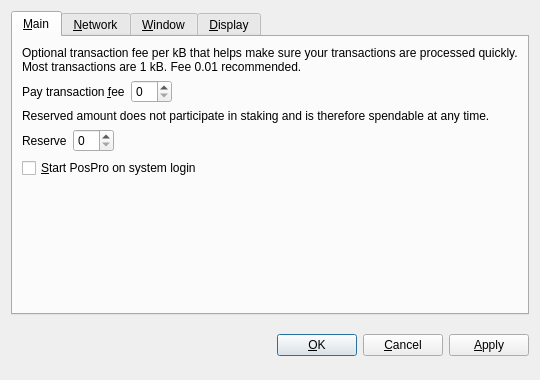
<?xml version="1.0" encoding="UTF-8"?>
<ui version="4.0">
 <class>OptionsDialog</class>
 <widget class="QDialog" name="OptionsDialog">
  <property name="geometry">
   <rect>
    <x>0</x>
    <y>0</y>
    <width>540</width>
    <height>380</height>
   </rect>
  </property>
  <property name="windowTitle">
   <string>Options</string>
  </property>
  <property name="modal">
   <bool>true</bool>
  </property>
  <layout class="QVBoxLayout" name="verticalLayout">
   <item>
    <widget class="QTabWidget" name="tabWidget">
     <property name="tabPosition">
      <enum>QTabWidget::North</enum>
     </property>
     <property name="currentIndex">
      <number>0</number>
     </property>
     <widget class="QWidget" name="tabMain">
      <attribute name="title">
       <string>&amp;Main</string>
      </attribute>
      <layout class="QVBoxLayout" name="verticalLayout_Main">
       <item>
        <widget class="QLabel" name="transactionFeeInfoLabel">
         <property name="text">
          <string>Optional transaction fee per kB that helps make sure your transactions are processed quickly. Most transactions are 1 kB. Fee 0.01 recommended.</string>
         </property>
         <property name="textFormat">
          <enum>Qt::PlainText</enum>
         </property>
         <property name="wordWrap">
          <bool>true</bool>
         </property>
        </widget>
       </item>
       <item>
        <layout class="QHBoxLayout" name="horizontalLayoutFee">
         <item>
          <widget class="QLabel" name="transactionFeeLabel">
           <property name="text">
            <string>Pay transaction &amp;fee</string>
           </property>
           <property name="textFormat">
            <enum>Qt::PlainText</enum>
           </property>
           <property name="buddy">
            <cstring>transactionFee</cstring>
           </property>
          </widget>
         </item>
         <item>
          <widget class="BitcoinAmountField" name="transactionFee"/>
         </item>
         <item>
          <spacer name="horizontalSpacerFee">
           <property name="orientation">
            <enum>Qt::Horizontal</enum>
           </property>
           <property name="sizeHint" stdset="0">
            <size>
             <width>40</width>
             <height>20</height>
            </size>
           </property>
          </spacer>
         </item>
        </layout>
       </item>
       <item>
        <widget class="QLabel" name="reserveBalanceInfoLabel">
         <property name="text">
          <string>Reserved amount does not participate in staking and is therefore spendable at any time.</string>
         </property>
         <property name="textFormat">
          <enum>Qt::PlainText</enum>
         </property>
         <property name="wordWrap">
          <bool>true</bool>
         </property>
        </widget>
       </item>
       <item>
        <layout class="QHBoxLayout" name="horizontalLayoutReserveBalance">
         <item>
          <widget class="QLabel" name="reserveBalanceLabel">
           <property name="text">
            <string>Reserve</string>
           </property>
           <property name="textFormat">
            <enum>Qt::PlainText</enum>
           </property>
           <property name="buddy">
            <cstring>reserveBalance</cstring>
           </property>
          </widget>
         </item>
         <item>
          <widget class="BitcoinAmountField" name="reserveBalance"/>
         </item>
         <item>
          <spacer name="horizontalSpacerReserveBalance">
           <property name="orientation">
            <enum>Qt::Horizontal</enum>
           </property>
           <property name="sizeHint" stdset="0">
            <size>
             <width>40</width>
             <height>20</height>
            </size>
           </property>
          </spacer>
         </item>
        </layout>
       </item>
       <item>
        <widget class="QCheckBox" name="bitcoinAtStartup">
         <property name="toolTip">
          <string>Automatically start PosPro after logging in to the system.</string>
         </property>
         <property name="text">
          <string>&amp;Start PosPro on system login</string>
         </property>
        </widget>
       </item>
       <item>
        <spacer name="verticalSpacer_Main">
         <property name="orientation">
          <enum>Qt::Vertical</enum>
         </property>
         <property name="sizeHint" stdset="0">
          <size>
           <width>20</width>
           <height>40</height>
          </size>
         </property>
        </spacer>
       </item>
      </layout>
     </widget>
     <widget class="QWidget" name="tabNetwork">
      <attribute name="title">
       <string>&amp;Network</string>
      </attribute>
      <layout class="QVBoxLayout" name="verticalLayout_Network">
       <item>
        <widget class="QCheckBox" name="mapPortUpnp">
         <property name="toolTip">
          <string>Automatically open the PosPro client port on the router. This only works when your router supports UPnP and it is enabled.</string>
         </property>
         <property name="text">
          <string>Map port using &amp;UPnP</string>
         </property>
        </widget>
       </item>
       <item>
        <widget class="QCheckBox" name="connectSocks">
         <property name="toolTip">
          <string>Connect to the PosPro network through a SOCKS proxy (e.g. when connecting through Tor).</string>
         </property>
         <property name="text">
          <string>&amp;Connect through SOCKS proxy:</string>
         </property>
        </widget>
       </item>
       <item>
        <layout class="QHBoxLayout" name="horizontalLayout_Network">
         <item>
          <widget class="QLabel" name="proxyIpLabel">
           <property name="text">
            <string>Proxy &amp;IP:</string>
           </property>
           <property name="textFormat">
            <enum>Qt::PlainText</enum>
           </property>
           <property name="buddy">
            <cstring>proxyIp</cstring>
           </property>
          </widget>
         </item>
         <item>
          <widget class="QValidatedLineEdit" name="proxyIp">
           <property name="maximumSize">
            <size>
             <width>140</width>
             <height>16777215</height>
            </size>
           </property>
           <property name="toolTip">
            <string>IP address of the proxy (e.g. 127.0.0.1)</string>
           </property>
          </widget>
         </item>
         <item>
          <widget class="QLabel" name="proxyPortLabel">
           <property name="text">
            <string>&amp;Port:</string>
           </property>
           <property name="textFormat">
            <enum>Qt::PlainText</enum>
           </property>
           <property name="buddy">
            <cstring>proxyPort</cstring>
           </property>
          </widget>
         </item>
         <item>
          <widget class="QLineEdit" name="proxyPort">
           <property name="maximumSize">
            <size>
             <width>55</width>
             <height>16777215</height>
            </size>
           </property>
           <property name="toolTip">
            <string>Port of the proxy (e.g. 9050)</string>
           </property>
          </widget>
         </item>
         <item>
          <widget class="QLabel" name="socksVersionLabel">
           <property name="text">
            <string>SOCKS &amp;Version:</string>
           </property>
           <property name="textFormat">
            <enum>Qt::PlainText</enum>
           </property>
           <property name="buddy">
            <cstring>socksVersion</cstring>
           </property>
          </widget>
         </item>
         <item>
          <widget class="QValueComboBox" name="socksVersion">
           <property name="toolTip">
            <string>SOCKS version of the proxy (e.g. 5)</string>
           </property>
          </widget>
         </item>
         <item>
          <spacer name="horizontalSpacer_Network">
           <property name="orientation">
            <enum>Qt::Horizontal</enum>
           </property>
           <property name="sizeHint" stdset="0">
            <size>
             <width>40</width>
             <height>20</height>
            </size>
           </property>
          </spacer>
         </item>
        </layout>
       </item>
       <item>
        <spacer name="verticalSpacer_Network">
         <property name="orientation">
          <enum>Qt::Vertical</enum>
         </property>
         <property name="sizeHint" stdset="0">
          <size>
           <width>20</width>
           <height>40</height>
          </size>
         </property>
        </spacer>
       </item>
      </layout>
     </widget>
     <widget class="QWidget" name="tabWindow">
      <attribute name="title">
       <string>&amp;Window</string>
      </attribute>
      <layout class="QVBoxLayout" name="verticalLayout_Window">
       <item>
        <widget class="QCheckBox" name="minimizeToTray">
         <property name="toolTip">
          <string>Show only a tray icon after minimizing the window.</string>
         </property>
         <property name="text">
          <string>&amp;Minimize to the tray instead of the taskbar</string>
         </property>
        </widget>
       </item>
       <item>
        <widget class="QCheckBox" name="minimizeOnClose">
         <property name="toolTip">
          <string>Minimize instead of exit the application when the window is closed. When this option is enabled, the application will be closed only after selecting Quit in the menu.</string>
         </property>
         <property name="text">
          <string>M&amp;inimize on close</string>
         </property>
        </widget>
       </item>
       <item>
        <spacer name="verticalSpacer_Window">
         <property name="orientation">
          <enum>Qt::Vertical</enum>
         </property>
         <property name="sizeHint" stdset="0">
          <size>
           <width>20</width>
           <height>40</height>
          </size>
         </property>
        </spacer>
       </item>
      </layout>
     </widget>
     <widget class="QWidget" name="tabDisplay">
      <attribute name="title">
       <string>&amp;Display</string>
      </attribute>
      <layout class="QVBoxLayout" name="verticalLayout_Display">
       <item>
        <layout class="QHBoxLayout" name="horizontalLayout_1_Display">
         <item>
          <widget class="QLabel" name="langLabel">
           <property name="text">
            <string>User Interface &amp;language:</string>
           </property>
           <property name="textFormat">
            <enum>Qt::PlainText</enum>
           </property>
           <property name="buddy">
            <cstring>lang</cstring>
           </property>
          </widget>
         </item>
         <item>
          <widget class="QValueComboBox" name="lang">
           <property name="toolTip">
            <string>The user interface language can be set here. This setting will take effect after restarting PosPro.</string>
           </property>
          </widget>
         </item>
        </layout>
       </item>
       <item>
        <layout class="QHBoxLayout" name="horizontalLayout_2_Display">
         <item>
          <widget class="QLabel" name="unitLabel">
           <property name="text">
            <string>&amp;Unit to show amounts in:</string>
           </property>
           <property name="textFormat">
            <enum>Qt::PlainText</enum>
           </property>
           <property name="buddy">
            <cstring>unit</cstring>
           </property>
          </widget>
         </item>
         <item>
          <widget class="QValueComboBox" name="unit">
           <property name="toolTip">
            <string>Choose the default subdivision unit to show in the interface and when sending coins.</string>
           </property>
          </widget>
         </item>
        </layout>
       </item>
       <item>
        <widget class="QCheckBox" name="displayAddresses">
         <property name="toolTip">
          <string>Whether to show PosPro addresses in the transaction list or not.</string>
         </property>
         <property name="text">
          <string>&amp;Display addresses in transaction list</string>
         </property>
        </widget>
       </item>
       <item>
        <widget class="QCheckBox" name="coinControlFeatures">
         <property name="toolTip">
          <string>Whether to show coin control features or not.</string>
         </property>
         <property name="text">
          <string>Display coin &amp;control features (experts only!)</string>
         </property>
        </widget>
       </item>
       <item>
        <spacer name="verticalSpacer_Display">
         <property name="orientation">
          <enum>Qt::Vertical</enum>
         </property>
         <property name="sizeHint" stdset="0">
          <size>
           <width>20</width>
           <height>40</height>
          </size>
         </property>
        </spacer>
       </item>
      </layout>
     </widget>
    </widget>
   </item>
   <item>
    <layout class="QHBoxLayout" name="horizontalLayout_Buttons">
     <item>
      <spacer name="horizontalSpacer_1">
       <property name="orientation">
        <enum>Qt::Horizontal</enum>
       </property>
       <property name="sizeHint" stdset="0">
        <size>
         <width>40</width>
         <height>48</height>
        </size>
       </property>
      </spacer>
     </item>
     <item>
      <widget class="QLabel" name="statusLabel">
       <property name="font">
        <font>
         <weight>75</weight>
         <bold>true</bold>
        </font>
       </property>
       <property name="text">
        <string/>
       </property>
       <property name="textFormat">
        <enum>Qt::PlainText</enum>
       </property>
       <property name="wordWrap">
        <bool>true</bool>
       </property>
      </widget>
     </item>
     <item>
      <spacer name="horizontalSpacer_2">
       <property name="orientation">
        <enum>Qt::Horizontal</enum>
       </property>
       <property name="sizeHint" stdset="0">
        <size>
         <width>40</width>
         <height>48</height>
        </size>
       </property>
      </spacer>
     </item>
     <item>
      <widget class="QPushButton" name="okButton">
       <property name="text">
        <string>&amp;OK</string>
       </property>
      </widget>
     </item>
     <item>
      <widget class="QPushButton" name="cancelButton">
       <property name="text">
        <string>&amp;Cancel</string>
       </property>
       <property name="autoDefault">
        <bool>false</bool>
       </property>
      </widget>
     </item>
     <item>
      <widget class="QPushButton" name="applyButton">
       <property name="text">
        <string>&amp;Apply</string>
       </property>
       <property name="autoDefault">
        <bool>false</bool>
       </property>
      </widget>
     </item>
    </layout>
   </item>
  </layout>
 </widget>
 <customwidgets>
  <customwidget>
   <class>BitcoinAmountField</class>
   <extends>QSpinBox</extends>
   <header>bitcoinamountfield.h</header>
  </customwidget>
  <customwidget>
   <class>QValueComboBox</class>
   <extends>QComboBox</extends>
   <header>qvaluecombobox.h</header>
  </customwidget>
  <customwidget>
   <class>QValidatedLineEdit</class>
   <extends>QLineEdit</extends>
   <header>qvalidatedlineedit.h</header>
  </customwidget>
 </customwidgets>
 <resources/>
 <connections/>
</ui>
